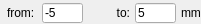
          <widget class="QFrame" name="fSpFz">
           <property name="geometry">
            <rect>
             <x>81</x>
             <y>115</y>
             <width>201</width>
             <height>24</height>
            </rect>
           </property>
           <property name="frameShape">
            <enum>QFrame::NoFrame</enum>
           </property>
           <property name="frameShadow">
            <enum>QFrame::Raised</enum>
           </property>
           <widget class="QLabel" name="label_69">
            <property name="geometry">
             <rect>
              <x>7</x>
              <y>6</y>
              <width>46</width>
              <height>13</height>
             </rect>
            </property>
            <property name="text">
             <string>from:</string>
            </property>
           </widget>
           <widget class="QLineEdit" name="ledSpFfromZ">
            <property name="geometry">
             <rect>
              <x>42</x>
              <y>3</y>
              <width>41</width>
              <height>20</height>
             </rect>
            </property>
            <property name="text">
             <string>-5</string>
            </property>
           </widget>
           <widget class="QLineEdit" name="ledSpFtoZ">
            <property name="geometry">
             <rect>
              <x>135</x>
              <y>3</y>
              <width>41</width>
              <height>20</height>
             </rect>
            </property>
            <property name="text">
             <string>5</string>
            </property>
           </widget>
           <widget class="QLabel" name="label_70">
            <property name="geometry">
             <rect>
              <x>100</x>
              <y>6</y>
              <width>30</width>
              <height>13</height>
             </rect>
            </property>
            <property name="text">
             <string>to:</string>
            </property>
            <property name="alignment">
             <set>Qt::AlignRight|Qt::AlignTrailing|Qt::AlignVCenter</set>
            </property>
           </widget>
           <widget class="QLabel" name="label_71">
            <property name="geometry">
             <rect>
              <x>181</x>
              <y>6</y>
              <width>30</width>
              <height>13</height>
             </rect>
            </property>
            <property name="text">
             <string>mm</string>
            </property>
           </widget>
           <zorder>label_70</zorder>
           <zorder>label_69</zorder>
           <zorder>label_71</zorder>
           <zorder>ledSpFfromZ</zorder>
           <zorder>ledSpFtoZ</zorder>
          </widget>
